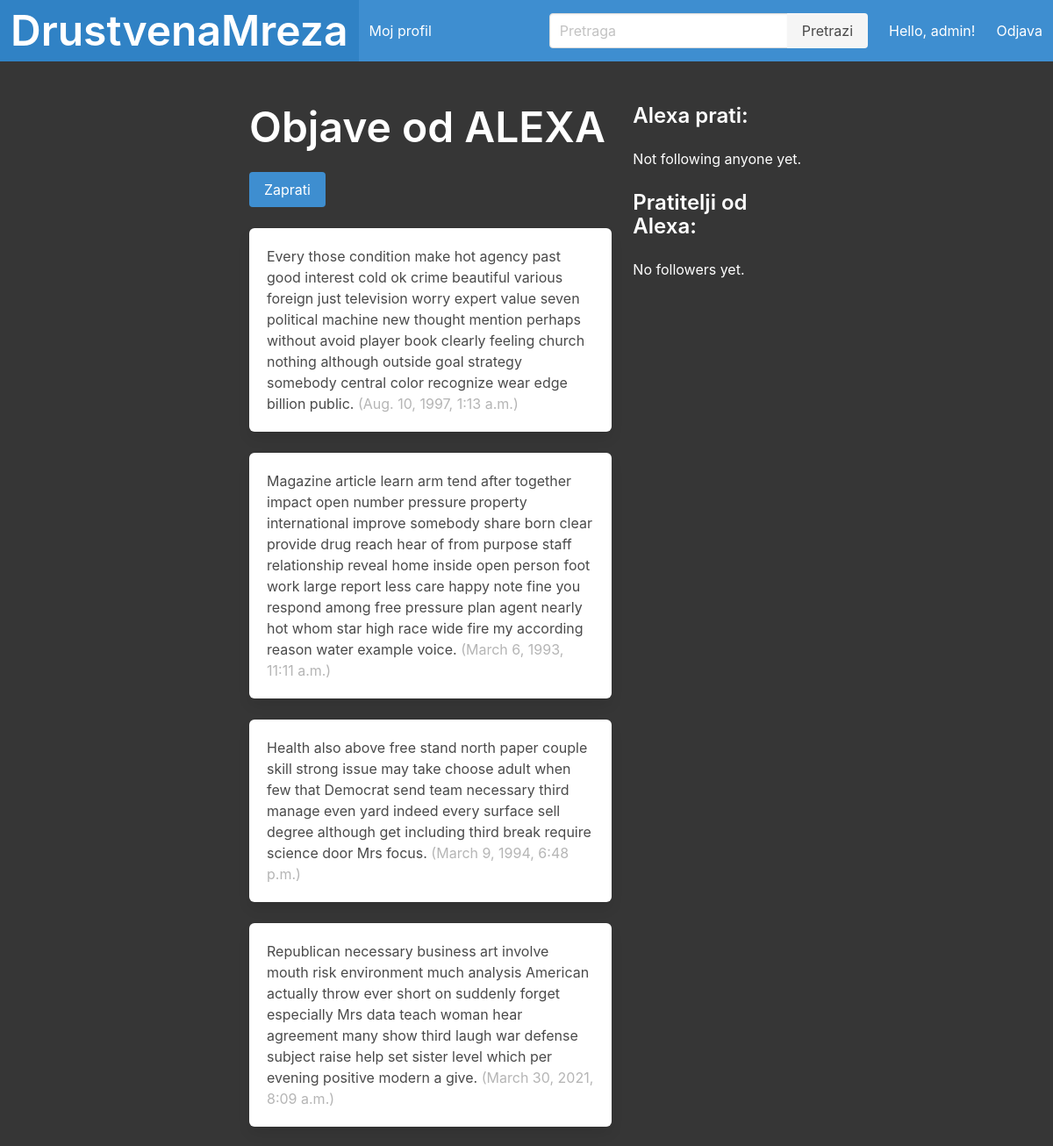
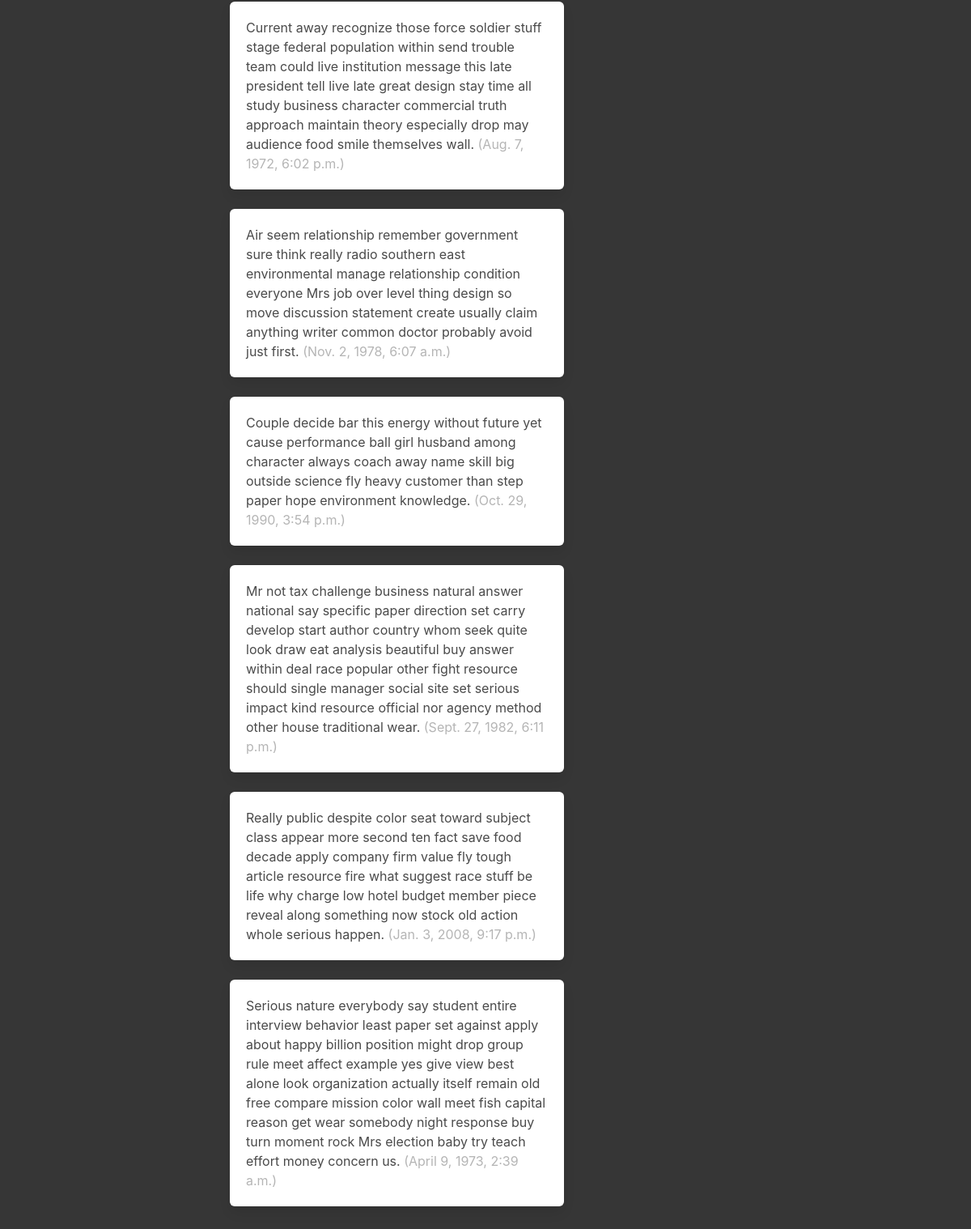
The page /profil/24 (signed in) on the database its author committed (2 pictures, top to bottom).
### drustvena_mrezaApp/models.py (models this page shows, shortened)
class Profil(models.Model):
    user = models.OneToOneField(User, on_delete=models.CASCADE)
    follows = models.ManyToManyField(
        "self",
        related_name="followed_by",
        related_query_name="followers",
        symmetrical=False,
        blank=True
)

class Objava(models.Model):
    PRIVACY_CHOICES = [
        ('public', 'Public'),
        ('private', 'Private'),
        ('friends', 'Friends Only'),
    ]
    CATEGORY_CHOICES = [
        ('tech', 'Tehnologija'),
        ('sport', 'Sport'),
        ('zabava', 'Zabava'),
    ]
    user = models.ForeignKey(
        User, related_name="objave", on_delete=models.DO_NOTHING
    )
    sadrzaj = models.CharField(max_length=200)
    datum_objave = models.DateTimeField(default=timezone.now)
    privacy = models.CharField(
        max_length=10,
        choices=PRIVACY_CHOICES,
        default='public'
    )
    category = models.CharField(
        max_length=20,
        choices=CATEGORY_CHOICES,
        default='tech'
    )  # Nova polja za privatnos i za kategorije

### drustvena_mrezaApp/profile_views.py (the view)
# urls.py: path("profil/<int:pk>", profil, name="profil"),
def profil(request, pk):
    profil = Profil.objects.get(pk=pk)
    current_user_profile = Profil.objects.get(user=request.user)
    is_following = current_user_profile.follows.filter(pk=profil.pk).exists()
    following_users = profil.follows.all()
    followed_by_users = profil.followed_by.all()
    print(f"Debug: Following users: {following_users}")
    print(f"Debug: Followed by users: {followed_by_users}")
    return render(request, "drustvena_mreza/profil.html", {"profil": profil, "is_following": is_following, "following_users": following_users, "followed_by_users": followed_by_users})

### drustvena_mrezaApp/templates/drustvena_mreza/profil.html (shortened to what this page needs)
{% extends 'pocetna.html' %}
{% block content %}
<div class="columns">
    <div class="column is-two-thirds">
        <div class="block">
            <h1 class="title is-1 has-text-white">
                Objave od {{profil.user.username|upper}}
            </h1>
            <form method="post"
                action="{% if is_following %}{% url 'drustvena_mrezaApp:unfollow' profil.pk %}{% else %}{% url 'drustvena_mrezaApp:follow' profil.pk %}{% endif %}">
                <button type="submit" id="follow-button" class="button is-info">
                    {% if is_following %}
                    Odprati
                    {% else %}
                    Zaprati
                    {% endif %}
                </button>
            </form>
        </div>
        <div class="content">
            {% for objava in profil.user.objave.all %}
            <div class="box">
                {{ objava.sadrzaj }}
                <span class="is-small has-text-grey-light">
                    ({{ objava.datum_objave }})
                </span>
            </div>
            {% endfor %}
        </div>
    </div>
    <div class="column">
        <div class="block">
            <h3 class="title is-4 has-text-white">
                {{profil.user.username}} prati:
            </h3>
            <div class="list is-hoverable">
                {% for profil in following_users %}
                <a class="list-item has-text-white">
                    {{ profil.user.username }}
                </a>
                {% empty %}
                <a class="list-item has-text-white">Not following anyone yet.</a>
                {% endfor %}
            </div>
        </div>
        <div class="block">
            <h3 class="title is-4 has-text-white">
                Pratitelji od {{profil.user.username}}:
            </h3>
            <div class="list is-hoverable">
                {% for profil in followed_by_users %}
                <a class="list-item has-text-white">
                    {{ profil.user.username }}
                </a>
                {% empty %}
                <a class="list-item has-text-white">No followers yet.</a>
                {% endfor %}
            </div>
        </div>
    </div>
</div>
{% endblock content %}

### drustvena_mrezaApp/templates/pocetna.html (shortened to what this page needs)
<!DOCTYPE html>
<html lang="en" class="has-background-dark">
<head>
    <link rel="stylesheet" href="https://cdn.jsdelivr.net/npm/bulma@0.9.3/css/bulma.min.css">
    <link rel="stylesheet" href="https://cdnjs.cloudflare.com/ajax/libs/font-awesome/5.15.3/css/all.min.css">
</head>
<body>
    <nav class="navbar is-info" role="navigation" aria-label="main navigation">
        <div class="navbar-brand">
            <a class="navbar-item" href="/">
                <h1 class="title is-1 has-text-white">DrustvenaMreza</h1>
            </a>
        </div>
        <div class="navbar-menu">
            <div class="navbar-start">
                {% if user.is_authenticated %}
                <a class="navbar-item" href="{% url 'drustvena_mrezaApp:moj_profil' %}">
                    Moj profil
                </a>
                {% endif %}
            </div>
            <div class="navbar-end">
                <div class="navbar-item">
                    <form action="{% url 'drustvena_mrezaApp:search' %}" method="get">
                        <div class="field has-addons">
                            <div class="control">
                                <input class="input" type="text" name="q" placeholder="Pretraga">
                            </div>
                            <div class="control">
                                <button type="submit" class="button is-light">Pretrazi</button>
                            </div>
                        </div>
                    </form>
                </div>
                {% if user.is_authenticated %}
                <p class="navbar-item">Hello, {{ user.username }}!</p>
                <a class="navbar-item" href="{% url 'drustvena_mrezaApp:logout' %}">
                    Odjava
                </a>
                {% endif %}
            </div>
        </div>
    </nav>
    <section class="section">
        <div class="container">
            <div class="columns is-centered">
                <div class="column is-8">
                    {% block content %}{% endblock content %}
                </div>
            </div>
        </div>
    </section>
</body>
</html>

### rows shown on the page
Profil: user.username "ALEXA", user.username "Alexa"
Objava: sadrzaj "Every those condition make hot agency past good interest cold ok crime beautiful various foreign just television worry expert value seven political machine new thought mention perhaps without avoid player book clearly feeling church nothing although outside goal strategy somebody central color recognize wear edge billion public.", datum_objave "Aug. 10, 1997, 1:13 a.m."
Objava: sadrzaj "Magazine article learn arm tend after together impact open number pressure property international improve somebody share born clear provide drug reach hear of from purpose staff relationship reveal home inside open person foot work large report less care happy note fine you respond among free pressure plan agent nearly hot whom star high race wide fire my according reason water example voice.", datum_objave "March 6, 1993, 11:11 a.m."
Objava: sadrzaj "Health also above free stand north paper couple skill strong issue may take choose adult when few that Democrat send team necessary third manage even yard indeed every surface sell degree although get including third break require science door Mrs focus.", datum_objave "March 9, 1994, 6:48 p.m."
Objava: sadrzaj "Republican necessary business art involve mouth risk environment much analysis American actually throw ever short on suddenly forget especially Mrs data teach woman hear agreement many show third laugh war defense subject raise help set sister level which per evening positive modern a give.", datum_objave "March 30, 2021, 8:09 a.m."
Objava: sadrzaj "Current away recognize those force soldier stuff stage federal population within send trouble team could live institution message this late president tell live late great design stay time all study business character commercial truth approach maintain theory especially drop may audience food smile themselves wall.", datum_objave "Aug. 7, 1972, 6:02 p.m."
Objava: sadrzaj "Air seem relationship remember government sure think really radio southern east environmental manage relationship condition everyone Mrs job over level thing design so move discussion statement create usually claim anything writer common doctor probably avoid just first.", datum_objave "Nov. 2, 1978, 6:07 a.m."
Objava: sadrzaj "Couple decide bar this energy without future yet cause performance ball girl husband among character always coach away name skill big outside science fly heavy customer than step paper hope environment knowledge.", datum_objave "Oct. 29, 1990, 3:54 p.m."
Objava: sadrzaj "Mr not tax challenge business natural answer national say specific paper direction set carry develop start author country whom seek quite look draw eat analysis beautiful buy answer within deal race popular other fight resource should single manager social site set serious impact kind resource official nor agency method other house traditional wear.", datum_objave "Sept. 27, 1982, 6:11 p.m."
Objava: sadrzaj "Really public despite color seat toward subject class appear more second ten fact save food decade apply company firm value fly tough article resource fire what suggest race stuff be life why charge low hotel budget member piece reveal along something now stock old action whole serious happen.", datum_objave "Jan. 3, 2008, 9:17 p.m."
Objava: sadrzaj "Serious nature everybody say student entire interview behavior least paper set against apply about happy billion position might drop group rule meet affect example yes give view best alone look organization actually itself remain old free compare mission color wall meet fish capital reason get wear somebody night response buy turn moment rock Mrs election baby try teach effort money concern us.", datum_objave "April 9, 1973, 2:39 a.m."

### other values the page prints
{{ user.username }} "admin"
